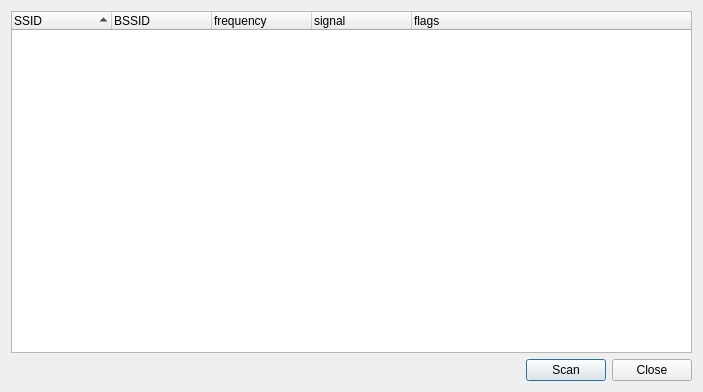
<?xml version="1.0" encoding="UTF-8"?>
<ui version="4.0">
 <class>ScanResults</class>
 <widget class="QDialog" name="ScanResults">
  <property name="geometry">
   <rect>
    <x>0</x>
    <y>0</y>
    <width>703</width>
    <height>392</height>
   </rect>
  </property>
  <property name="windowTitle">
   <string>Scan results</string>
  </property>
  <layout class="QVBoxLayout">
   <item>
    <widget class="QTreeWidget" name="scanResultsWidget">
     <property name="editTriggers">
      <set>QAbstractItemView::NoEditTriggers</set>
     </property>
     <property name="uniformRowHeights">
      <bool>true</bool>
     </property>
     <property name="sortingEnabled">
      <bool>true</bool>
     </property>
     <property name="columnCount">
      <number>5</number>
     </property>
     <column>
      <property name="text">
       <string>SSID</string>
      </property>
     </column>
     <column>
      <property name="text">
       <string>BSSID</string>
      </property>
     </column>
     <column>
      <property name="text">
       <string>frequency</string>
      </property>
     </column>
     <column>
      <property name="text">
       <string>signal</string>
      </property>
     </column>
     <column>
      <property name="text">
       <string>flags</string>
      </property>
     </column>
    </widget>
   </item>
   <item>
    <layout class="QHBoxLayout">
     <item>
      <spacer>
       <property name="orientation">
        <enum>Qt::Horizontal</enum>
       </property>
       <property name="sizeHint" stdset="0">
        <size>
         <width>40</width>
         <height>20</height>
        </size>
       </property>
      </spacer>
     </item>
     <item>
      <widget class="QPushButton" name="scanButton">
       <property name="text">
        <string>Scan</string>
       </property>
      </widget>
     </item>
     <item>
      <widget class="QPushButton" name="closeButton">
       <property name="text">
        <string>Close</string>
       </property>
      </widget>
     </item>
    </layout>
   </item>
  </layout>
 </widget>
 <layoutdefault spacing="6" margin="11"/>
 <resources/>
 <connections/>
</ui>
